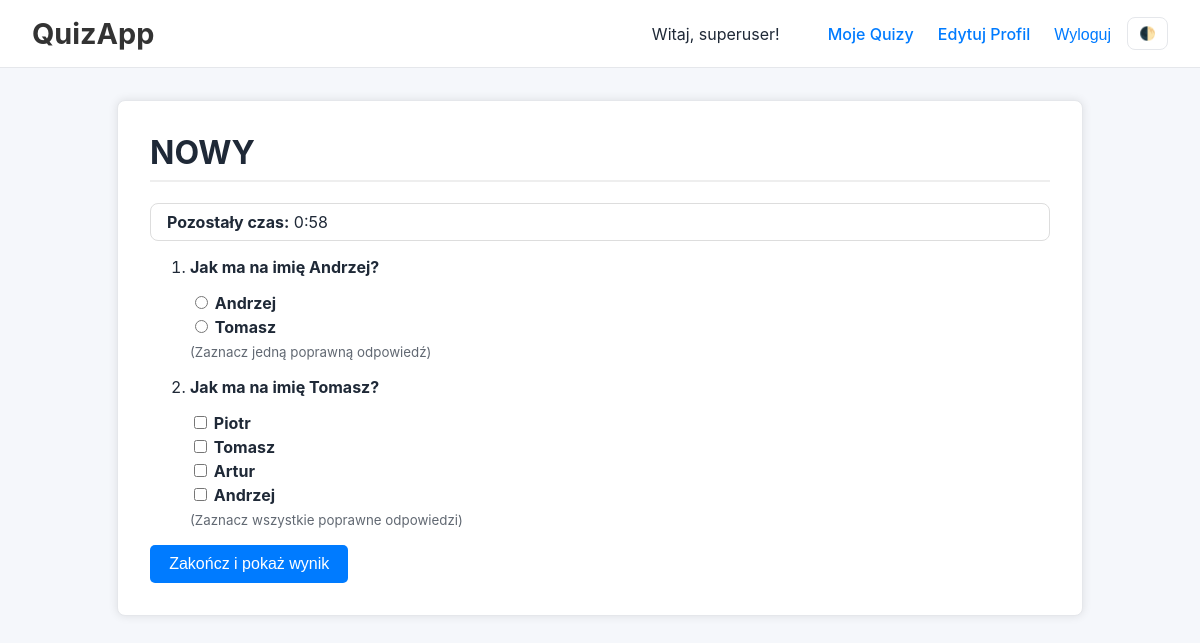
/quiz/3/start/ (signed in), run on the app's committed database.
### accounts/models.py (models this page shows)
class User(AbstractUser):
    groups = models.ManyToManyField(
        Group,
        verbose_name='groups',
        blank=True,
        help_text=(
            'The groups this user belongs to. A user will get all permissions '
            'granted to each of their groups.'
        ),
        related_name="%(app_label)s_%(class)s_groups",
        related_query_name="user",
    )
    user_permissions = models.ManyToManyField(
        Permission,
        verbose_name='user permissions',
        blank=True,
        help_text='Specific permissions for this user.',
        related_name="%(app_label)s_%(class)s_user_permissions",
        related_query_name="user",
    )
    pass # Keep pass if you have no other custom fields yet

### quizzes/models.py (models this page shows, shortened)
class Quiz(models.Model):
    class Visibility(models.TextChoices):
        PUBLIC = 'PUBLIC', 'Publiczny'
        PRIVATE = 'PRIVATE', 'Prywatny'
    title = models.CharField(max_length=255)
    author = models.ForeignKey(settings.AUTH_USER_MODEL, on_delete=models.CASCADE)
    visibility = models.CharField(max_length=10, choices=Visibility.choices, default=Visibility.PRIVATE)
    time_limit = models.IntegerField(
        default=0,
        verbose_name="Limit czasu (w minutach)",
        help_text="Ustaw 0, aby wyłączyć limit czasu."
    )
    shared_with = models.ManyToManyField(
        settings.AUTH_USER_MODEL,
        related_name='shared_quizzes', # Umożliwia user.shared_quizzes.all()
        blank=True, # Udostępnianie jest opcjonalne
        verbose_name="Udostępnij dla"
    )

class Question(models.Model):
    class QuestionType(models.TextChoices):
        SINGLE = 'SINGLE', 'Jednokrotny wybór'
        MULTIPLE = 'MULTIPLE', 'Wielokrotny wybór'
    quiz = models.ForeignKey(Quiz, related_name='questions', on_delete=models.CASCADE)
    text = models.TextField()
    explanation = models.TextField(blank=True, default="")
    question_type = models.CharField(
        max_length=10,
        choices=QuestionType.choices,
        default=QuestionType.SINGLE
    )

class Answer(models.Model):
    question = models.ForeignKey(Question, on_delete=models.CASCADE, related_name='answers')
    text = models.CharField(max_length=255)
    is_correct = models.BooleanField(default=False)

### quizzes/views.py (the view, shortened to what this page needs)
# urls.py: path('quiz/<int:pk>/start/', views.quiz_take_view, name='quiz-start'),
def quiz_take_view(request, pk):
    quiz = get_object_or_404(Quiz, pk=pk)
    if not _can_view_quiz(request.user, quiz):
        messages.error(request, "Nie masz uprawnień do wyświetlenia tego quizu.")
        return redirect('home')
    if quiz.questions.count() == 0:
        messages.info(request, "Ten quiz nie ma jeszcze pytań.")
        return redirect('quiz-detail', pk=quiz.pk)
    time_limit_seconds = quiz.time_limit * 60
    questions_data = []
    for q in quiz.questions.prefetch_related('answers'):
        answers = list(q.answers.all())
        random.shuffle(answers)
        questions_data.append({'q': q, 'answers': answers})
    return render(request, 'quizzes/quiz_take.html', {
        'quiz': quiz,
        'questions_data': questions_data,
        'time_limit': time_limit_seconds,
    })

### quizzes/views.py (called while the page is built)
def _can_view_quiz(user, quiz):
    if quiz.visibility == 'PUBLIC':
        return True
    if not user.is_authenticated:
        return False
    if quiz.author == user:
        return True
    if quiz.shared_with.filter(pk=user.pk).exists():
        return True
    return False

### templates/quizzes/quiz_take.html (shortened to what this page needs)
{% extends 'base.html' %}
{% block content %}
  <h1>{{ quiz.title }}</h1>
  {% if time_limit and time_limit > 0 %}
    <div style="margin: .5rem 0 1rem; padding:.5rem 1rem; border:1px solid #ddd; border-radius:8px;">
      <strong>Pozostały czas:</strong> <span id="countdown"></span>
    </div>
  {% endif %}
  <form id="quiz-form" method="post">
    <ol>
      {% for item in questions_data %}
        <li style="margin-bottom:1rem;">
          <p><strong>{{ item.q.text }}</strong></p>
          {% for ans in item.answers %}
            <label style="display:block; margin:.25rem 0;">
              {% if item.q.question_type == 'SINGLE' %}
                <input type="radio" name="q_{{ item.q.id }}" value="{{ ans.id }}"> {{ ans.text }}
              {% else %}
                <input type="checkbox" name="q_{{ item.q.id }}" value="{{ ans.id }}"> {{ ans.text }}
              {% endif %}
            </label>
          {% endfor %}
          {% if item.q.question_type == 'SINGLE' %}
            <small style="opacity:.7;">(Zaznacz jedną poprawną odpowiedź)</small>
          {% else %}
            <small style="opacity:.7;">(Zaznacz wszystkie poprawne odpowiedzi)</small>
          {% endif %}
          </li>
      {% endfor %}
    </ol>
    <button type="submit" class="btn btn-primary">Zakończ i pokaż wynik</button>
  </form>
{% endblock %}

### templates/base.html (shortened to what this page needs)
{% load static %}
<!DOCTYPE html>
<html lang="pl">
<head>
  <link rel="stylesheet" href="{% static 'css/style.css' %}">
</head>
<body>
  <nav>
    <a href="{% url 'home' %}" class="logo">QuizApp</a>
    <div class="links" style="display:flex;align-items:center;">
      {% if user.is_authenticated %}
        <span style="margin-right:1.5rem;">Witaj, {{ user.username }}!</span>
        <a href="{% url 'my-quizzes' %}">Moje Quizy</a>
        <a href="{% url 'profile_edit' %}" style="margin-left: 1.5rem;">Edytuj Profil</a>
        <form action="{% url 'logout' %}" method="post" style="display:inline;margin:0;">
          <button type="submit" style="background:none;border:none;color:#007bff;font-weight:500;cursor:pointer;padding:0;font-size:1rem;margin-left:1.5rem;">Wyloguj</button>
        </form>
      {% else %}
        <a href="{% url 'login' %}">Zaloguj</a>
        <a href="{% url 'register' %}">Zarejestruj</a>
      {% endif %}
      <button id="theme-toggle" class="theme-toggle" aria-label="Przełącz motyw" style="margin-left:1rem;">🌓</button>
    </div>
  </nav>
  <main class="container">
    {% block content %}{% endblock %}
  </main>
</body>
</html>

### static/css/style.css (style rules this page uses)
:root { --bg:#f5f7fb; --surface:#ffffff; --text:#1f2937; --muted:#6b7280; --border:#e5e7eb; --primary:#2563eb; --primary-contrast:#ffffff; --success:#22c55e; --error:#ef4444; }
html, body { background: var(--bg); color: var(--text); }
nav { background: var(--surface); border-bottom: 1px solid var(--border); }
a { color: var(--primary); }
.container { background: var(--surface); border: 1px solid var(--border); }
.theme-toggle { margin-left: 1rem; padding: .5rem .7rem; border-radius: 8px; border: 1px solid var(--border); background: var(--surface); color: var(--text); cursor: pointer; }
html, body { background: var(--bg) !important; color: var(--text) !important; }
nav { background: var(--surface) !important; border-bottom:1px solid var(--border) !important; }
.container { background: var(--surface) !important; border:1px solid var(--border) !important; }
body { font-family: -apple-system, BlinkMacSystemFont, "Segoe UI", Roboto, sans-serif; background-color: #f0f2f5; color: #333; margin: 0; }
nav { background: #fff; padding: 1rem 2rem; display: flex; justify-content: space-between; align-items: center; border-bottom: 1px solid #ddd; }
nav a.logo { font-size: 1.8rem; font-weight: bold; text-decoration: none; color: #333; }
nav .links a { margin-left: 1.5rem; text-decoration: none; color: #007bff; font-weight: 500; }
.container { max-width: 900px; margin: 2rem auto; padding: 2rem; background: #fff; border-radius: 8px; box-shadow: 0 0 10px rgba(0,0,0,0.1); }
h1, h2 { border-bottom: 2px solid #eee; padding-bottom: 0.5rem; margin-top: 0; }
.btn { display: inline-block; padding: 0.6rem 1.2rem; border-radius: 5px; text-decoration: none; border: none; cursor: pointer; font-size: 1rem; }
.btn-primary { background: #007bff; color: #fff; }
form p { margin-bottom: 1rem; }
label { display: block; margin-bottom: 0.5rem; font-weight: bold; }

### data on the page
User: username "superuser"
Quiz: title "NOWY"
Question: q.text "Jak ma na imię Andrzej?", question_type "(Zaznacz jedną poprawną odpowiedź)"
Answer: text "Andrzej"
Answer: text "Tomasz"
Question: q.text "Jak ma na imię Tomasz?", question_type "(Zaznacz wszystkie poprawne odpowiedzi)"
Answer: text "Piotr"
Answer: text "Tomasz"
Answer: text "Artur"
Answer: text "Andrzej"
